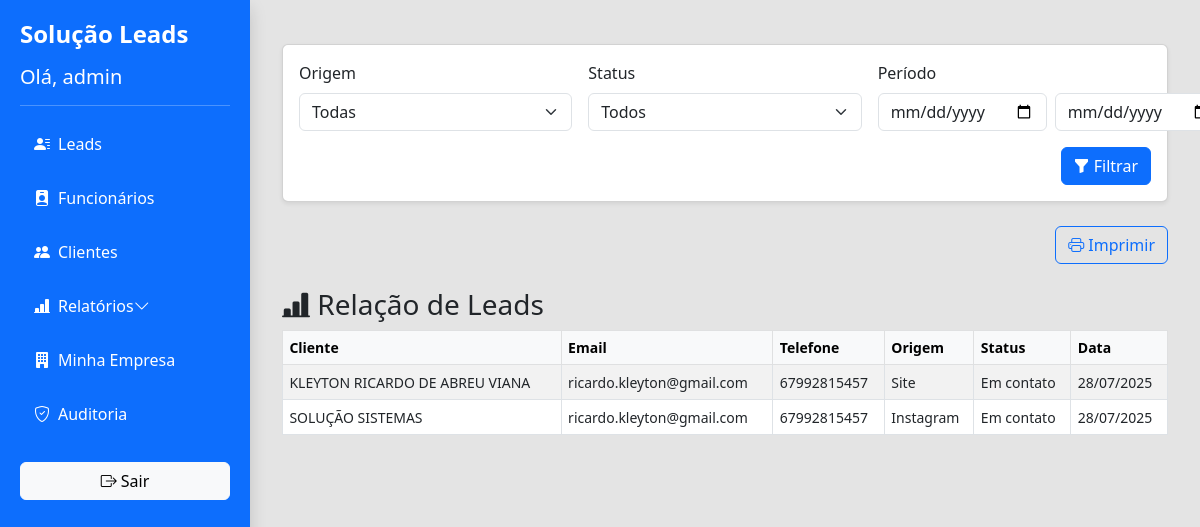
The page /relatorio_leads (signed in) on the database as committed earlier.
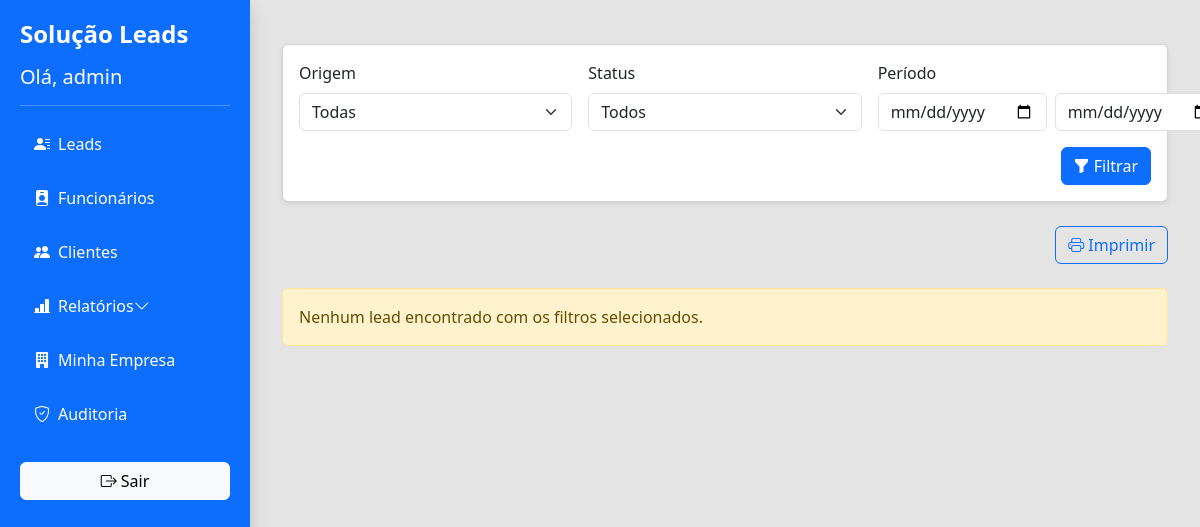
The same page on the database as committed later.
### models.py (models this page shows)
class Lead(db.Model):
    id = db.Column(db.Integer, primary_key=True)
    nome = db.Column(db.String(100))
    email = db.Column(db.String(100))
    telefone = db.Column(db.String(20))
    empresa = db.Column(db.String(100))
    cargo = db.Column(db.String(100))
    origem = db.Column(db.String(50))
    status = db.Column(db.String(20))
    interesses = db.Column(db.Text)
    observacoes = db.Column(db.Text)
    data_cadastro = db.Column(db.DateTime, default=datetime.utcnow)
    data_retorno = db.Column(db.Date)  # 👈 novo campo
    cliente_id = db.Column(db.Integer, db.ForeignKey('cliente.codigo'))
    cliente = db.relationship('Cliente')
    criado_por_id = db.Column(db.Integer, db.ForeignKey('usuario.id'))
    criado_por = db.relationship('Usuario', backref='leads_lancados')
    empresa_id = db.Column(db.Integer, db.ForeignKey('empresas.id'), nullable=False)

class Cliente(db.Model):
    id = db.Column(db.Integer, primary_key=True)  # Novo campo para identificação interna
    codigo = db.Column(db.Integer, unique=True, nullable=False)  # Código visível, controlado manualmente
    status = db.Column(db.String(10), nullable=False, default="ativo")  # valores: 'ativo', 'inativo'
    nome = db.Column(db.String(120), nullable=False)
    email = db.Column(db.String(120))
    telefone = db.Column(db.String(50))
    empresa = db.Column(db.String(100), nullable=True)
    data_cadastro = db.Column(db.DateTime, server_default=db.func.now())
    data_criacao = db.Column(db.DateTime, default=datetime.utcnow)
    endereco_rua = db.Column(db.String(100))
    endereco_numero = db.Column(db.String(10))
    endereco_complemento = db.Column(db.String(50))
    bairro = db.Column(db.String(50))
    cidade = db.Column(db.String(50))
    estado = db.Column(db.String(2))      # Ex: 'SP', 'RJ'
    rmcep = db.Column(db.String(9))         # Formato: 00000-000
    cpf_cnpj = db.Column(db.String(18), unique=True, nullable=False)

### app.py (the view)
@relatorios_bp.route('/relatorio_leads', methods=['GET'])
def relatorio_leads():
    origem = request.args.get('origem')
    status = request.args.get('status')
    inicio = request.args.get('inicio')
    fim = request.args.get('fim')
    filtros = []
    if origem:
        filtros.append(Lead.origem == origem)
    if status:
        filtros.append(Lead.status == status)
    if inicio:
        try:
            data_inicio = datetime.strptime(inicio, "%Y-%m-%d")
            filtros.append(Lead.data_cadastro >= data_inicio)
        except ValueError:
            pass  # Evita erro se data estiver em formato inválido
    if fim:
        try:
            data_fim = datetime.strptime(fim, "%Y-%m-%d")
            filtros.append(Lead.data_cadastro <= data_fim)
        except ValueError:
            pass
    leads = Lead.query.filter(and_(*filtros)).order_by(Lead.data_cadastro.desc()).all()
    return render_template('relatorio_leads.html', leads=leads)

### app.py (called while the page is built)
@login_manager.user_loader
def load_user(user_id):
    return db.session.get(Usuario, int(user_id))

@app.context_processor
def inject_empresa():
    if current_user.is_authenticated:
        return {'empresa': current_user.empresa}
    return {'empresa': None}

### templates/relatorio_leads.html (shortened to what this page needs)
{% extends "base.html" %}
{% block conteudo %}
<div class="container mt-4">
  <form method="GET" class="card card-body shadow-sm mb-4 filtros">
    <div class="row g-3">
      <div class="col-md-4">
        <label class="form-label">Origem</label>
        <select name="origem" class="form-select">
          <option value="">Todas</option>
        </select>
      </div>
      <div class="col-md-4">
        <label class="form-label">Status</label>
        <select name="status" class="form-select">
          <option value="">Todos</option>
        </select>
      </div>
      <div class="col-md-4">
        <label class="form-label">Período</label>
        <div class="d-flex gap-2">
          <input type="date" name="inicio" class="form-control" placeholder="Início">
          <input type="date" name="fim" class="form-control" placeholder="Fim">
        </div>
      </div>
    </div>
    <div class="text-end mt-3">
      <button type="submit" class="btn btn-primary">
        <i class="bi bi-funnel-fill"></i> Filtrar
      </button>
    </div>
  </form>
  <div class="d-flex justify-content-end mb-3 print-export">
    <button onclick="window.print()" class="btn btn-outline-primary">
      <i class="bi bi-printer"></i> Imprimir
    </button>
  </div>
</div>
<div class="container-fluid mt-4 print-area">
  {% if leads %}
  <h3><i class="bi bi-bar-chart-line-fill"></i> Relação de Leads</h3>
  <table class="table table-bordered table-striped table-hover">
    <thead class="table-light">
      <tr>
        <th>Cliente</th>
        <th>Email</th>
        <th>Telefone</th>
        <th>Origem</th>
        <th>Status</th>
        <th>Data</th>
      </tr>
    </thead>
    <tbody>
      {% for lead in leads %}
      <tr>
        <td>{{ lead.cliente.nome }}</td>
        <td>{{ lead.email }}</td>
        <td>{{ lead.telefone }}</td>
        <td>{{ lead.origem }}</td>
        <td>{{ lead.status }}</td>
        <td>{{ lead.data_cadastro.strftime('%d/%m/%Y') }}</td>
      </tr>
      {% endfor %}
    </tbody>
  </table>
  {% else %}
  <div class="alert alert-warning mt-4">
    Nenhum lead encontrado com os filtros selecionados.
  </div>
  {% endif %}
</div>
{% endblock %}

Rows that differ between the two databases and show on the page:
removed Lead: cliente.nome "KLEYTON RICARDO DE ABREU VIANA", email "ricardo.kleyton@gmail.com", telefone "67992815457", origem "Site", status "Em contato", data_cadastro "28/07/2025"
removed Lead: cliente.nome "SOLUÇÃO SISTEMAS", email "ricardo.kleyton@gmail.com", telefone "67992815457", origem "Instagram", status "Em contato", data_cadastro "28/07/2025"
Other text that changed with them:
text no longer shown: "Relação de Leads Cliente Email Telefone Origem Status Data"
text now shown: "Nenhum lead encontrado com os filtros selecionados."
